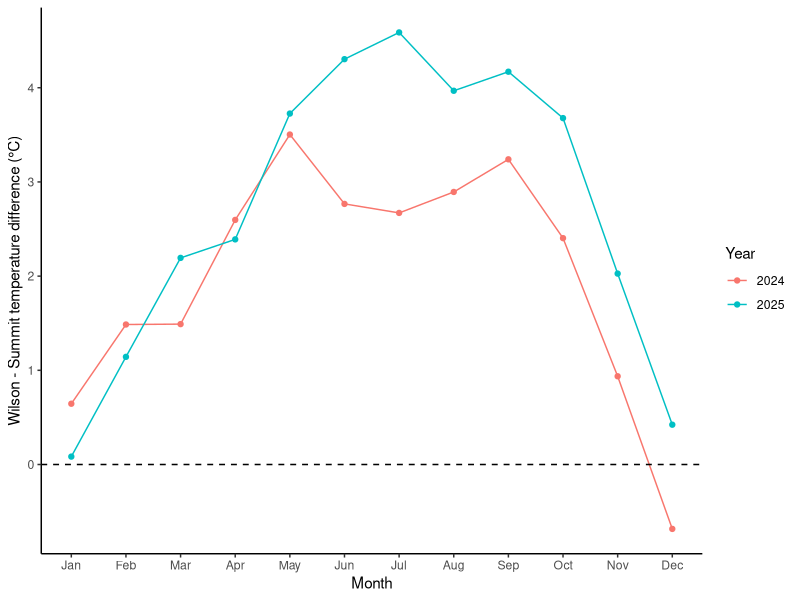
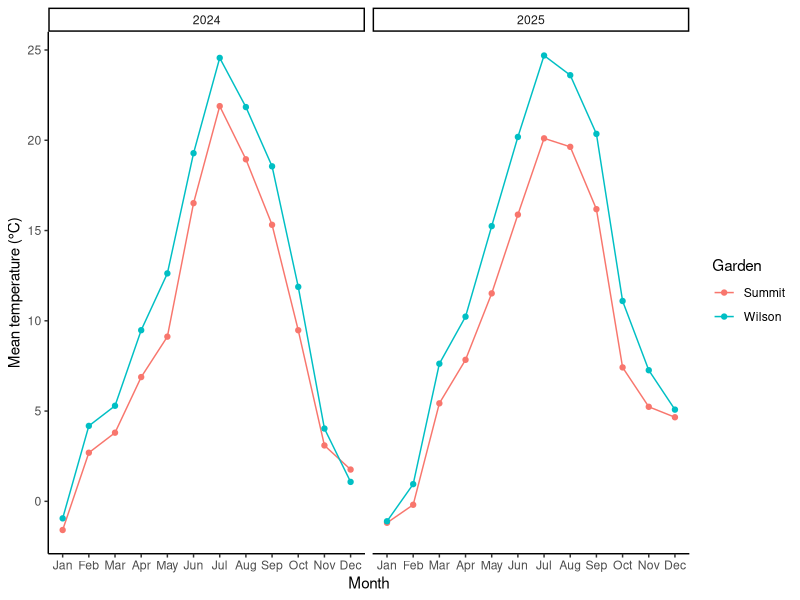
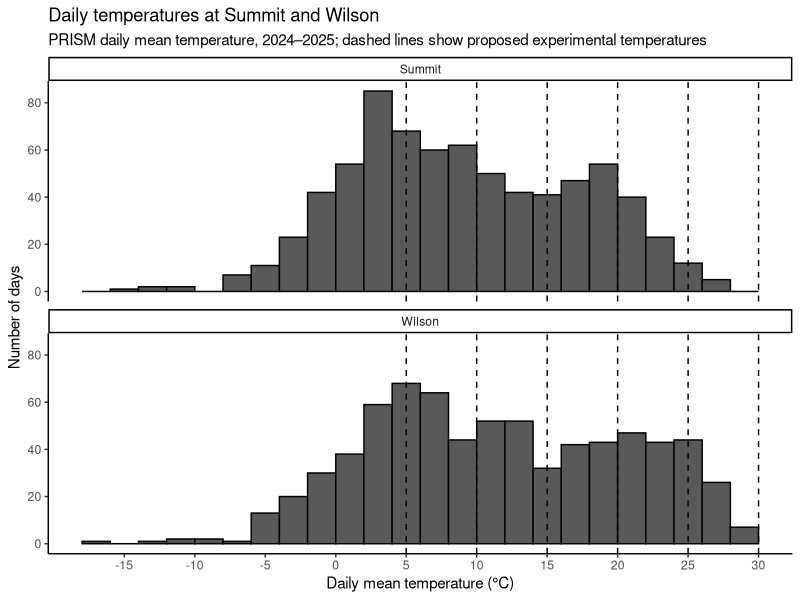

Here is the R script that generated these plots, in order:
# Chapter 2: Thermal Mismatch Experiment
# This script imports, summarize and calculate PRISM Temperature Data for the Wilson (warm) and Summit (cool) common gardens from Jan 2024– Dec 2025.
# The temperature data will be used to characterize thermal conditions at each garden and inform temperature treatments for thermal tolerance trial and setting up the final temperatures for the Thermal mismatch exp
#The downloaded PRISM data contains min temp, mean temp, max temp and precipitation data in a daily basis from 2024-2025

#Packages
library (tidyverse)

#uploading data
wilson <- read.csv(
  "Field_sites_data/PRISM_Wilson_daily_temp_2024_2025.csv",
  skip = 10,
  check.names = FALSE)

summit <- read.csv(
  "Field_sites_data/PRISM_Summit_daily_temp_2024_2025.csv",
  skip = 10,
  check.names = FALSE)

head(wilson)
head(summit)

 ##dates and temp
wilson <- wilson %>%
  rename(
    date = Date,
    ppt = `ppt (mm)`,
    tmin = `tmin (degrees C)`,
    tmean = `tmean (degrees C)`,
    tmax = `tmax (degrees C)`
  ) %>%
  mutate(
    date = as.Date(date, format = "%m/%d/%Y"),
    garden = "Wilson")

summit <- summit %>%
  rename(
    date = Date,
    ppt = `ppt (mm)`,
    tmin = `tmin (degrees C)`,
    tmean = `tmean (degrees C)`,
    tmax = `tmax (degrees C)`
  ) %>%
  mutate(
    date = as.Date(date, format = "%m/%d/%Y"),
    garden = "Summit" )

# Checking data structure and confirming temp variables are numeric
str(wilson)
str(summit)

# Combining Wilson and Summit PRISM temperature data
prism_temp <- bind_rows(wilson, summit)

#checking combined data
dim(prism_temp)

#Summarize temperature conditions by garden
temp_summary <- prism_temp %>%
  group_by(garden) %>%
  summarise(
    mean_tmin = mean(tmin, na.rm = TRUE),
    mean_tmean = mean(tmean, na.rm = TRUE),
    mean_tmax = mean(tmax, na.rm = TRUE),
    min_temp = min(tmin, na.rm = TRUE),
    max_temp = max(tmax, na.rm = TRUE)
  )

temp_summary
#NB:2024-2025, Wilson was 2.4°C warmer in mean daily temperature.

# Calculate temperature quantiles by garden
temp_quantiles <- prism_temp %>%
  group_by(garden) %>%
  summarise(
    tmean_10 = quantile(tmean, 0.10, na.rm = TRUE),
    tmean_25 = quantile(tmean, 0.25, na.rm = TRUE),
    tmean_50 = quantile(tmean, 0.50, na.rm = TRUE),
    tmean_75 = quantile(tmean, 0.75, na.rm = TRUE),
    tmean_90 = quantile(tmean, 0.90, na.rm = TRUE)
  )
temp_quantiles

# Add year and month for examining seasonal temperature patterns
prism_temp <- prism_temp %>%
  mutate(
    year = lubridate::year(date),
    month = lubridate::month(date)
  )

# Calculate monthly mean temperatures for each garden
monthly_temp <- prism_temp %>%
  group_by(garden, year, month) %>%
  summarise(
    mean_tmin = mean(tmin, na.rm = TRUE),
    mean_tmean = mean(tmean, na.rm = TRUE),
    mean_tmax = mean(tmax, na.rm = TRUE),
    .groups = "drop"
  )

monthly_temp

# Compare monthly mean temperatures between Wilson and Summit
temp_difference <- monthly_temp %>%
  select(garden, year, month, mean_tmean) %>%
  pivot_wider(
    names_from = garden,
    values_from = mean_tmean
  ) %>%
  mutate(
    temp_difference = Wilson - Summit)

temp_difference

# View all monthly temperature differences
print(temp_difference, n = 24)

# Plot monthly temperature difference between Wilson and Summit
ggplot(temp_difference,
       aes(x = month, y = temp_difference,
           group = factor(year), color = factor(year))) +
  geom_line() +
  geom_point() +
  geom_hline(yintercept = 0, linetype = "dashed") +
  scale_x_continuous(
    breaks = 1:12,
    labels = month.abb
  ) +
  labs(
    x = "Month",
    y = "Wilson - Summit temperature difference (°C)",
    color = "Year"
  ) +
  theme_classic()

# Plot monthly mean temperature for Wilson and Summit
ggplot(
  monthly_temp,
  aes(
    x = month,
    y = mean_tmean,
    color = garden,
    group = garden
  )
) +
  geom_line() +
  geom_point() +
  facet_wrap(~year) +
  scale_x_continuous(
    breaks = 1:12,
    labels = month.abb
  ) +
  labs(
    x = "Month",
    y = "Mean temperature (°C)",
    color = "Garden"
  ) +
  theme_classic()

# Subset temperatures to the likely infection period
spring_temp <- prism_temp %>%
  filter(month %in% 2:5)

# Examine the distribution of daily mean temperatures
temp_distribution <- prism_temp %>%
  summarise(
    min = min(tmean, na.rm = TRUE),
    q05 = quantile(tmean, 0.05, na.rm = TRUE),
    q10 = quantile(tmean, 0.10, na.rm = TRUE),
    q25 = quantile(tmean, 0.25, na.rm = TRUE),
    median = quantile(tmean, 0.50, na.rm = TRUE),
    q75 = quantile(tmean, 0.75, na.rm = TRUE),
    q90 = quantile(tmean, 0.90, na.rm = TRUE),
    q95 = quantile(tmean, 0.95, na.rm = TRUE),
    max = max(tmean, na.rm = TRUE)
  )

temp_distribution

# Examine daily mean temperature distribution separately by garden
temp_distribution_garden <- prism_temp %>%
  group_by(garden) %>%
  summarise(
    min = min(tmean, na.rm = TRUE),
    q05 = quantile(tmean, 0.05, na.rm = TRUE),
    q10 = quantile(tmean, 0.10, na.rm = TRUE),
    q25 = quantile(tmean, 0.25, na.rm = TRUE),
    median = quantile(tmean, 0.50, na.rm = TRUE),
    q75 = quantile(tmean, 0.75, na.rm = TRUE),
    q90 = quantile(tmean, 0.90, na.rm = TRUE),
    q95 = quantile(tmean, 0.95, na.rm = TRUE),
    max = max(tmean, na.rm = TRUE)
  )

temp_distribution_garden

# Proposed temperatures for fungal thermal tolerance exp
treatments <- c(5, 10, 15, 20, 25, 30)

# Plot the number of days at different daily mean temp
ggplot(prism_temp, aes(x = tmean)) +
  geom_histogram(
    binwidth = 2,
    boundary = 0,
    color = "black"
  ) +
  geom_vline(
    xintercept = treatments,
    linetype = "dashed"
  ) +
  facet_wrap(~garden, ncol = 1) +
  scale_x_continuous(
    breaks = seq(-15, 30, 5)
  ) +
  labs(
    title = "Daily temperatures at Summit and Wilson",
    subtitle = "PRISM daily mean temperature, 2024–2025; dashed lines show proposed experimental temperatures",
    x = "Daily mean temperature (°C)",
    y = "Number of days"
  ) +
  theme_classic()
